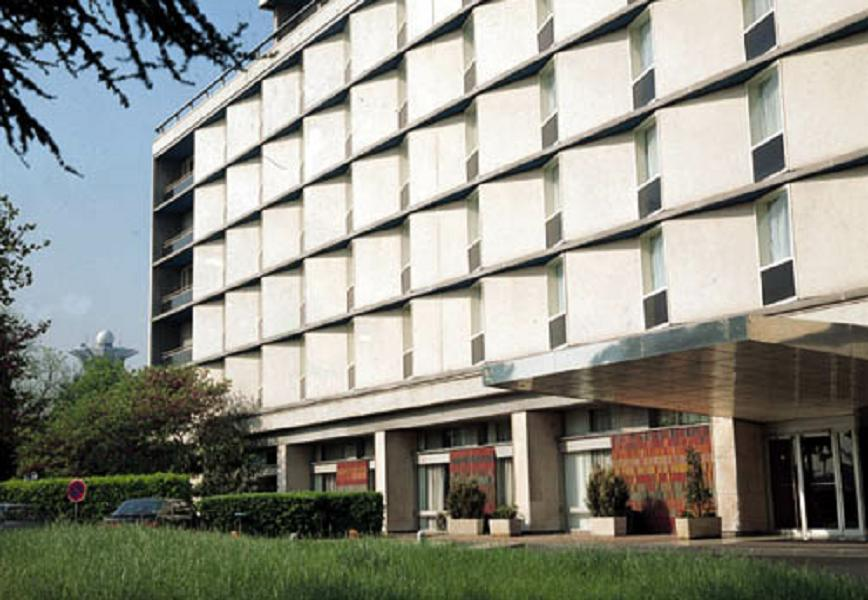
#> input picture Aula04_Lab/img/Laboratorio_4_2.jpg, 868 x 600 px, found by its file name
$ python Q_05.py   (older library calls are emulated)
#> lines starting #> are read from the running program, lines starting #| are printed output that depends on the picture
"""
Questão 5:
Além do operador Laplaciano, existem outros operadores para detecção de bordas, tais como os operadores
de Sobel e Prewitt. Tais operadores são clássicos, sendo um dos primeiros operadores propostos. No
entanto, outros operadores menos conhecidos podem gerar bons resultados.  Utilize a imagem
Laboratorio_4_2.jpg e plote suas versões filtradas utilizando os operadores: Sobel, Prewitt e Scharr.
"""
# Imports
import cv2
import numpy as np
from matplotlib import pyplot as plt

# Lê a imagem
img = cv2.imread('./img/Laboratorio_4_2.jpg', cv2.IMREAD_GRAYSCALE)
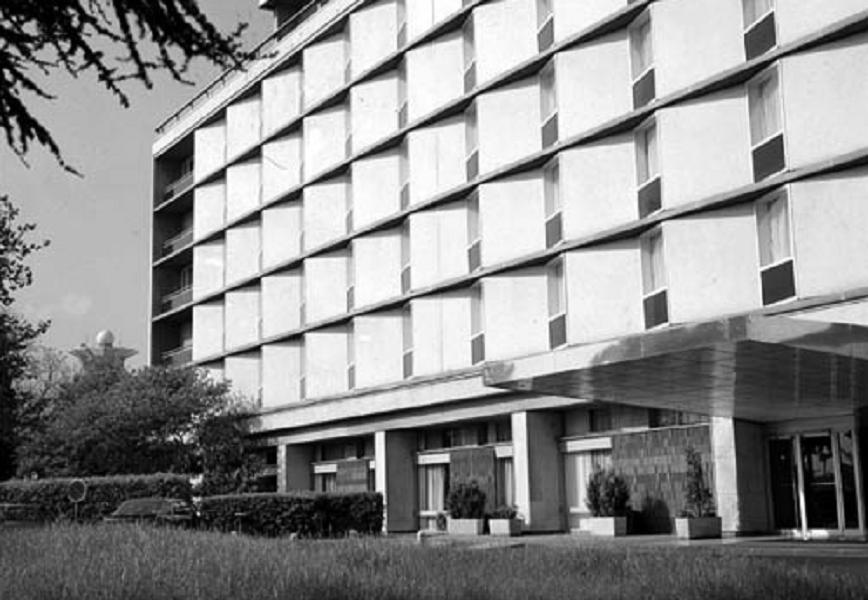
#> img: shape (600, 868); min 0, max 255, mean 142.3

# Aplica o operador Sobel
sobelx = cv2.Sobel(img, cv2.CV_64F, 1, 0, ksize=3)
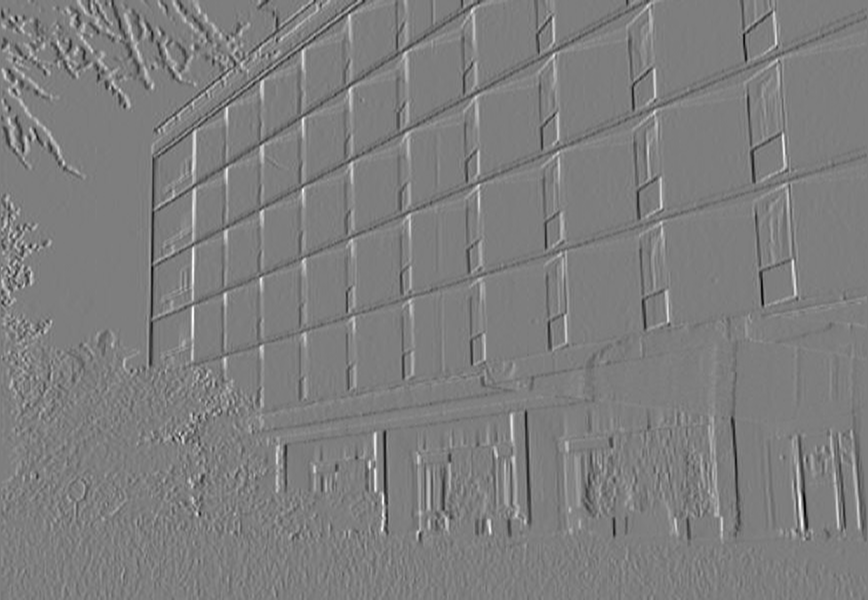
#> sobelx: shape (600, 868) float64; min -755, max 770, mean 0.5; drawn with min black and max white
sobely = cv2.Sobel(img, cv2.CV_64F, 0, 1, ksize=3)
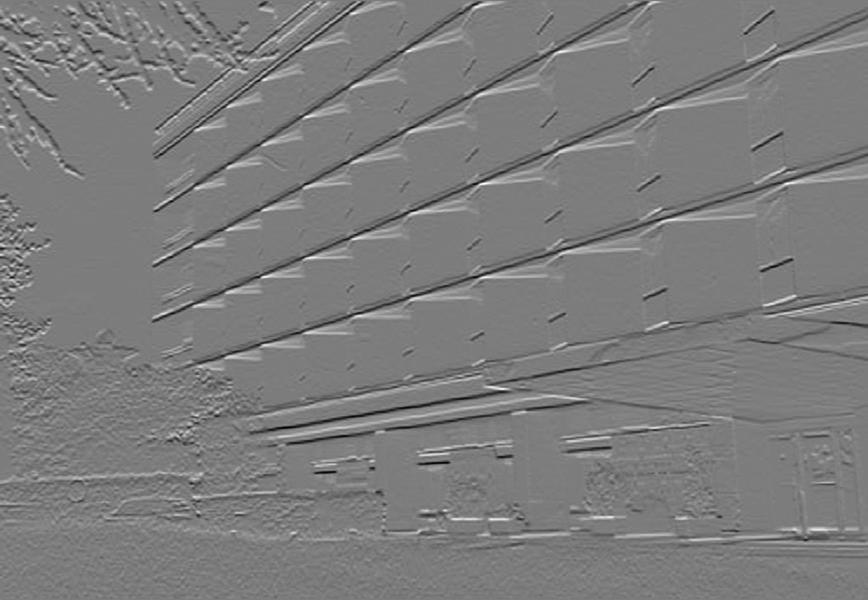
#> sobely: shape (600, 868) float64; min -728, max 759, mean -1.3; drawn with min black and max white
sobel = np.sqrt(np.power(sobelx, 2) + np.power(sobely, 2))
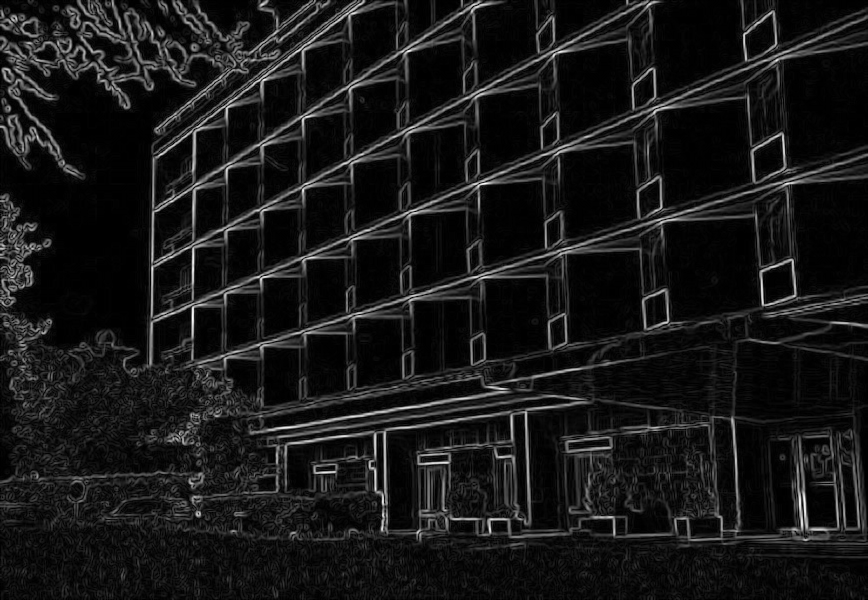
#> sobel: shape (600, 868) float64; min 0, max 771.3, mean 73.5; drawn with min black and max white

# Aplica o operador Prewitt
prewittx = cv2.filter2D(
    img, -1, np.array([[-1, 0, 1], [-1, 0, 1], [-1, 0, 1]]))
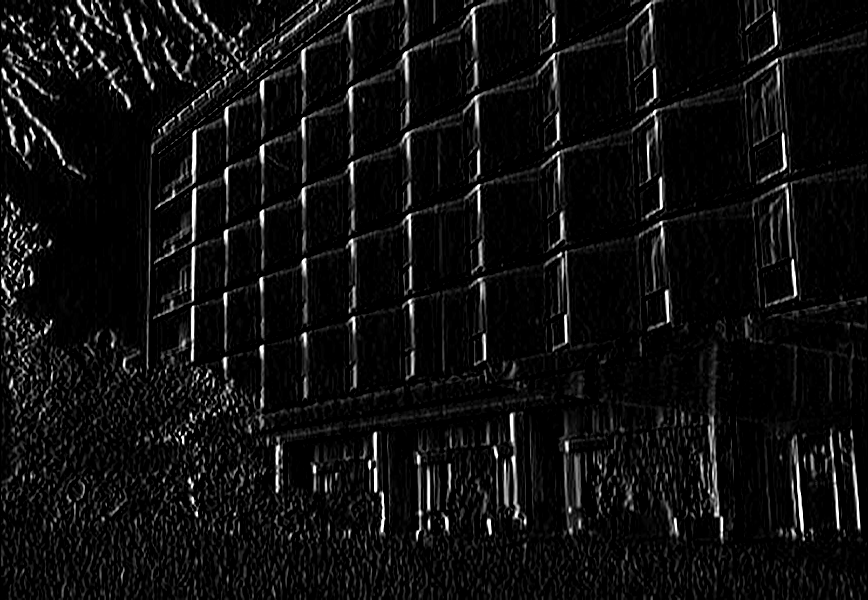
#> prewittx: shape (600, 868); min 0, max 255, mean 15.3
prewitty = cv2.filter2D(
    img, -1, np.array([[-1, -1, -1], [0, 0, 0], [1, 1, 1]]))
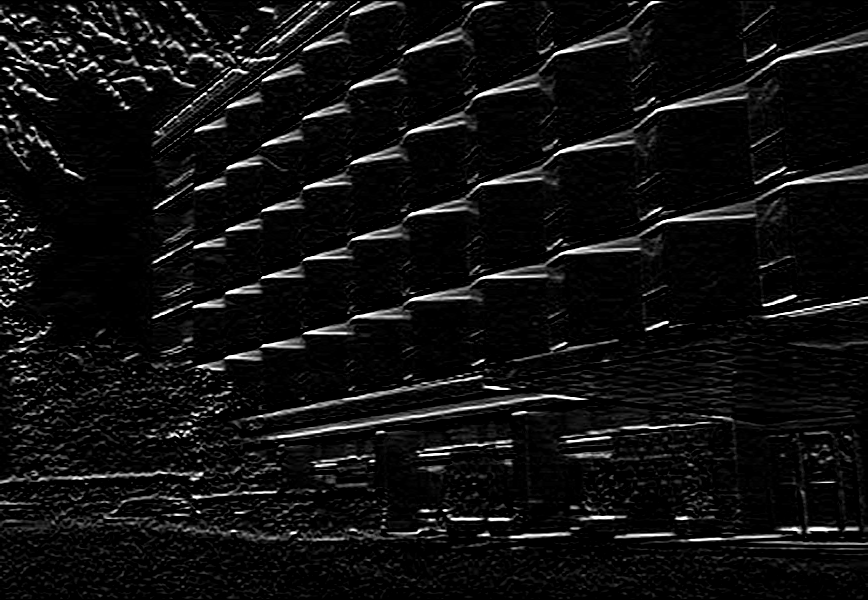
#> prewitty: shape (600, 868); min 0, max 255, mean 16.8
prewitt = np.sqrt(prewittx**2 + prewitty**2)
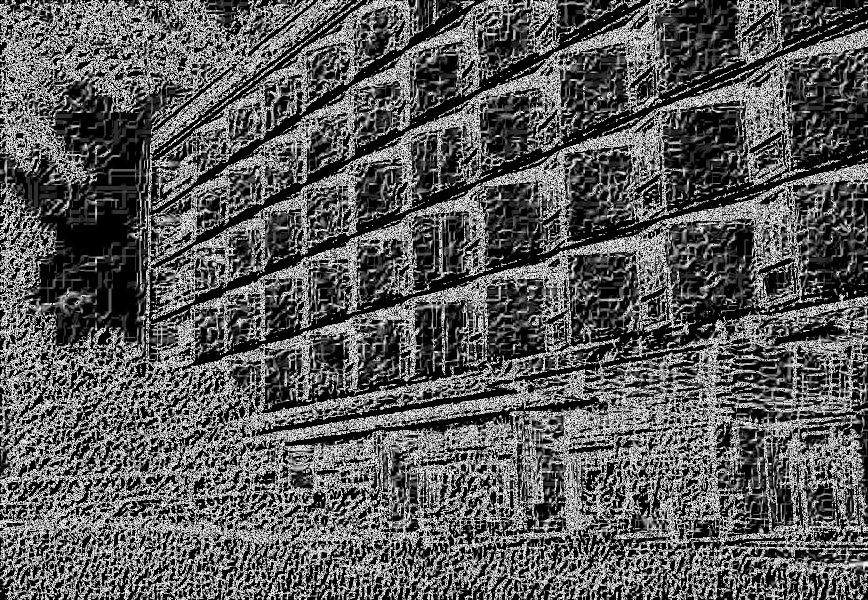
#> prewitt: shape (600, 868) float16; min 0, max 15.91, mean 5.58; drawn with min black and max white

# Aplica o operador Scharr
scharrx = cv2.Scharr(img, cv2.CV_64F, 1, 0)
scharry = cv2.Scharr(img, cv2.CV_64F, 0, 1)
scharr = np.sqrt(scharrx**2 + scharry**2)

# Plota as imagens filtradas
fig, axes = plt.subplots(nrows=2, ncols=2, figsize=(10, 6))
ax = axes.ravel()
ax[0].imshow(img, cmap='gray')
ax[0].set_title('Original')
ax[1].imshow(sobel, cmap='gray')
ax[1].set_title('Filtro Sobel')
ax[2].imshow(prewitt, cmap='gray')
ax[2].set_title('Filtro Prewitt')
ax[3].imshow(scharr, cmap='gray')
ax[3].set_title('Filtro Scharr')

"""
cv2.imshow('Original', img)
cv2.imshow('Sobel', sobel.astype(np.uint8))
cv2.imshow('Prewitt', prewitt.astype(np.uint8))
cv2.imshow('Scharr', scharr.astype(np.uint8))
cv2.waitKey(0)
cv2.destroyAllWindows()
"""

plt.tight_layout()  # Ajuste automático no espaçamento entre subplots
plt.show()  # Exibindo todas as imagens criadas

$ run again, with Aula04_Lab/img/Laboratorio_4_1.tif saved as Aula04_Lab/img/Laboratorio_4_2.jpg
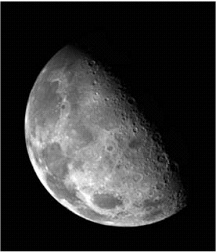
#> input picture Aula04_Lab/img/Laboratorio_4_1.tif, 216 x 252 px, found by its file name
#> img is the input picture: shape (252, 216); min 0, max 255, mean 48.3
#> `sobely = cv2.Sobel(img, cv2.CV_64F, 0, 1, ksize=3)`:
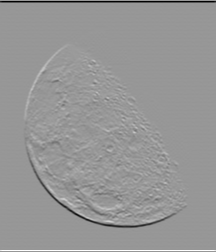
#> sobely: shape (252, 216) float64; min -1020, max 702, mean -3.1; drawn with min black and max white
#> `prewitt = np.sqrt(prewittx**2 + prewitty**2)`:
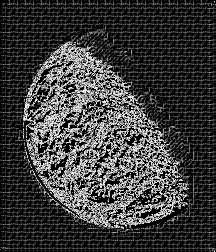
#> prewitt: shape (252, 216) float16; min 0, max 15.91, mean 3.84; drawn with min black and max white
